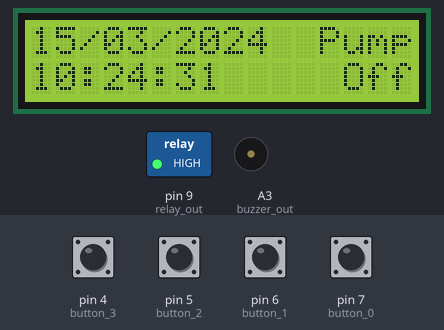
Bench run of a sketch on a simulated Arduino Uno, built with avr-gcc and run on an emulated ATmega328P. Parts: 16×2 character LCD, switched loads named in the sketch (green lamp = pin HIGH), buzzer (waves = sounding, pin HIGH). Inputs (shaded band) come from the test bench; at power-on: pin 4 (button_3), pin 5 (button_2), pin 6 (button_1), pin 7 (button_0) LOW. The local clock reads 2024-03-15 10:24:30 at power-on unless the sketch sets it; EEPROM starts erased.

Above: at 1.6 s.
1.7 s: pin 4 (button_3) pulled HIGH for 0.15 s
At 2.2 s:
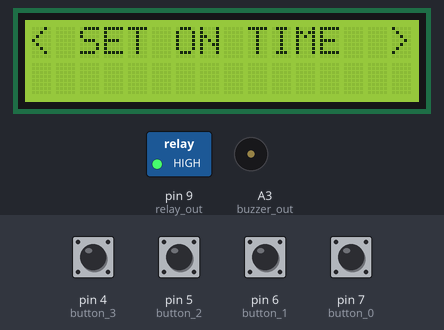
3.3 s: pin 6 (button_1) pulled HIGH for 0.15 s
At 4.5 s:
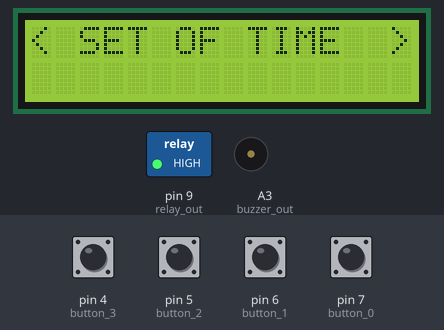
4.9 s: pin 4 (button_3) pulled HIGH for 1 s
At 6.2 s:
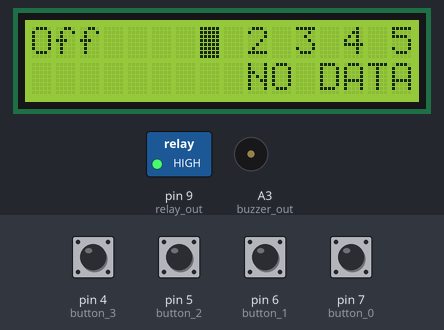
7.4 s: pin 4 (button_3) pulled HIGH for 0.15 s
At 8.1 s:
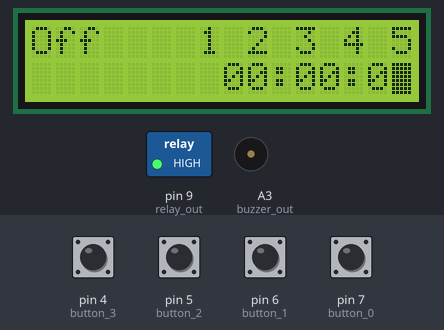
9.0 s: pin 7 (button_0) pulled HIGH for 0.15 s
At 10.2 s:
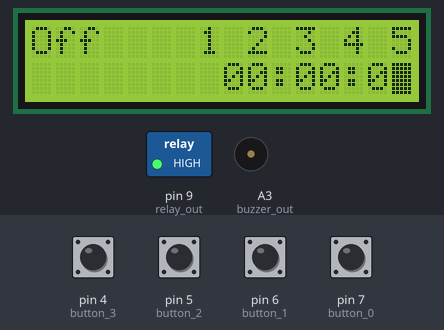
10.6 s: pin 7 (button_0) pulled HIGH for 1 s
At 11.6 s:
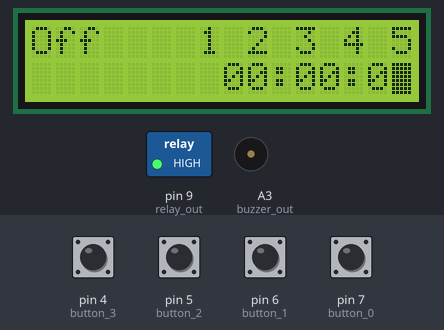
Timing chart, 0 to 13.6 s (numbered marks = the images above; inputs shaded):
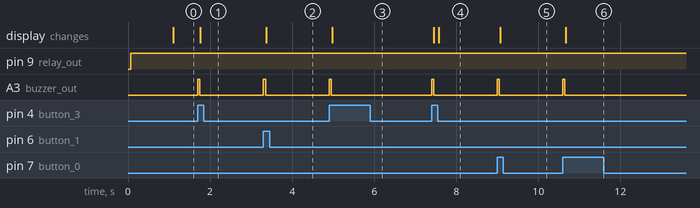

The sketch:

final_I.ino
```cpp
#include "Setup.h"

void timer_isr();

int button_pin[] = {
  button_0, button_1, button_2, button_3
};
bool last_state[] = {0, 0, 0, 0};
unsigned long last_pressed[] = {0, 0, 0, 0};

void setup() {

  Serial.begin(9600);

  load_schedule();


  pinMode(button_0, INPUT);
  pinMode(button_1, INPUT);
  pinMode(button_2, INPUT);
  pinMode(button_3, INPUT);
  pinMode(relay_out, OUTPUT);
  pinMode(buzzer_out, OUTPUT);

  g_lcd.init();
  g_lcd.backlight();

  Timer1.initialize(1000000);
  Timer1.attachInterrupt(timer_isr);

  Rtc.Begin();

  RtcDateTime compiled = RtcDateTime(__DATE__, __TIME__);

  g_now = Rtc.GetDateTime();

  if (g_now < compiled) {
    Rtc.SetDateTime(compiled);
  }

  refresh_screen();

}
unsigned long last_interact = 0;


void loop() {

  if (g_state == Home_screen) {
    display_home_screen();
  }
  else if (g_state == Menu_screen) {
    display_menu_screen();
  }
  else {

  }

  for (int i = 0; i < 4; i++) {

    bool current_state = digitalRead(button_pin[i]);

    unsigned long current_time = millis();

    if (current_state == 1 &&
        last_state[i] == 0 &&
        (current_time - last_pressed[i] > 200)) {

      bip();
      g_lcd.clear();

      if (is_sleep) {
        is_sleep = 0;
        g_lcd.backlight();
      }
      else {
        if (g_state == Home_screen) {
          button_home_screen(i);
        }
        else if (g_state == Menu_screen) {
          button_menu_screen(i);
        }
        else if (g_state == Set_on_screen || g_state == Set_off_screen) {
          button_set_time_screen(i);
        }

        timer1_flag = true;
        refresh_screen();
        last_pressed[i] = current_time;

        last_interact = current_time;
      }
    }

    last_state[i] = current_state;
  }

  digitalWrite(relay_out, g_relay_state);
  if (is_sleep) {
    g_lcd.noBacklight();
    g_lcd.clear();
  }
}


void timer_isr() {
  timer1_flag = true;
}
```

Global.cpp
```cpp
#include "Global.h"
#include "Pin.h"
#include "Home_screen.h"
#include "Menu_screen.h"
#include "Set_time_screen.h"

enum Ui_state g_state = Home_screen;
int g_relay_state = 1;
RtcDateTime g_now;

long g_on_time[] = {-1, -1, -1, -1, -1,};
long g_off_time[] = {-1, -1, -1, -1, -1};

void save_schedule() {

  int address = 0;
  for (int i = 0; i < 5; i++) {
    EEPROM.put(address, g_on_time[i]);
    address += 4;   // long use 4 bytes (32 bit)
                    // or sizeof(long)
  }

  for (int i = 0; i < 5; i++) {
    EEPROM.put(address, g_off_time[i]);
    address += 4;
  }

}

void load_schedule() {

  int magic_number = EEPROM.read(255);
  if (magic_number != 100) {
    save_schedule();
    EEPROM.write(255, 100);
  }
  int address = 0;
  for (int i = 0; i < 5; i++) {
    EEPROM.get(address, g_on_time[i]);
    address += 4;
  }

  for (int i = 0; i < 5; i++) {
    EEPROM.get(address, g_off_time[i]);
    address += 4;
  }

}

void bip() {
  digitalWrite(buzzer_out, HIGH);
  delay(50);
  digitalWrite(buzzer_out, LOW);
}

unsigned long last_interact = 0;
bool is_sleep = 0;

LiquidCrystal_I2C g_lcd(0x27, 16, 2);

ThreeWire my_wire(rtc_dat, rtc_clk, rtc_rst);
RtcDS1302<ThreeWire> Rtc(my_wire);

volatile bool timer1_flag = false;

void refresh_screen() {

  if (g_state == Home_screen) {
    display_home_screen();
  }
  else if (g_state == Menu_screen) {
    display_menu_screen();
  }
  else if (g_state == Set_on_screen || g_state == Set_off_screen) {
    display_set_time_screen();
  }

}
```

Global.h
```cpp
#ifndef GLOBAL_H
#define GLOBAL_H

#include <ThreeWire.h>
#include <RtcDS1302.h>
#include <LiquidCrystal_I2C.h>
#include <EEPROM.h>

enum Ui_state {
  Home_screen,
  Menu_screen,
  Set_on_screen,
  Set_off_screen,
};

extern long g_on_time[];
extern long g_off_time[];

void load_schedule();
void save_schedule();
void bip();

extern unsigned long last_interact;
extern bool is_sleep;

extern enum Ui_state g_state;
extern int g_relay_state;

extern RtcDateTime g_now;
extern LiquidCrystal_I2C g_lcd;

extern ThreeWire my_wire;
extern RtcDS1302<ThreeWire> Rtc;

extern volatile bool timer1_flag;
void refresh_screen();

#endif
```

Home_screen.h
```cpp
#ifndef home_h
#define home_h

void display_home_screen();
void button_home_screen(int index);

#endif
```

Homescreen.cpp
```cpp
#include "Setup.h"
#include <stdio.h>

void button_home_screen(int index) {

  g_state = Menu_screen;

}

void display_home_screen() {

  if (timer1_flag) {

    g_now = Rtc.GetDateTime();

    g_lcd.setCursor(0, 0);

    char date[11];

    snprintf(date, sizeof(date), "%02u/%02u/%04u",
             (unsigned int)g_now.Day(),
             (unsigned int)g_now.Month(),
             (unsigned int)g_now.Year());

    g_lcd.print(date);

    g_lcd.setCursor(0, 1);

    char time[9];

    snprintf(time, sizeof(time), "%02u:%02u:%02u",
             (unsigned int)g_now.Hour(),
             (unsigned int)g_now.Minute(),
             (unsigned int)g_now.Second());

    g_lcd.print(time);

    g_lcd.setCursor(12, 0);
    g_lcd.print("Pump");

    g_lcd.setCursor(12, 1);
    if (g_relay_state == 0) {
      g_lcd.print("  On");
    }
    else {
      g_lcd.print(" Off");
    }

    long current_sod = (long)g_now.Hour() * 3600 + (long)g_now.Minute() * 60 + (long)g_now.Second();

    for (int i = 0; i < 5; i++) {
      if (current_sod == g_on_time[i]) {
        g_relay_state = 0;
        break;
      }
    }

    for (int i = 0; i < 5; i++) {
      if (current_sod == g_off_time[i]) {
        g_relay_state = 1;
        break;
      }
    }

    if (millis() - last_interact >= 5000) {
      is_sleep = 1;
    }

    timer1_flag = false;
  }

}
```

Menu_screen.cpp
```cpp
#include "Setup.h"
#include <stdio.h>

// index 0 = left
// index 1 = right
// index 2 = cancel
// index 3 = okay

char menu[3][20] = {"SET ON TIME", "SET OF TIME", "   MANUAL   "};
unsigned int menu_index = 0;

void button_menu_screen(int index) {

  if (index == 0) {
    menu_index = (menu_index - 1 + 3) % 3;
  }
  else if (index == 1) {
    menu_index = (menu_index + 1) % 3;
  }
  else if (index == 2) {
    g_state = Home_screen;
    timer1_flag = true;
  }
  else {
    if (menu_index == 0) {
      g_state = Set_on_screen;
    }
    else if (menu_index == 1) {
      g_state = Set_off_screen;
    }
    else {
      g_relay_state = !g_relay_state;
    }
  }

}

void display_menu_screen() {

  g_lcd.setCursor(0, 0);
  g_lcd.print('<');

  g_lcd.setCursor(15, 0);
  g_lcd.print('>');

  g_lcd.setCursor(2, 0);
  g_lcd.print(menu[menu_index]);

}
```

Menu_screen.h
```cpp
#ifndef menu_h
#define menu_h

void display_menu_screen();
void button_menu_screen(int index);

#endif
```

Pin.h
```cpp
#ifndef pin_h
#define pin_h


#define lcd_sda A4
#define lcd_scl A5

#define rtc_clk 12
#define rtc_dat 11
#define rtc_rst 10

#define relay_out 9

#define buzzer_out A3

#define button_0 7
#define button_1 6
#define button_2 5
#define button_3 4


#endif
```

Set_time_screen.cpp
```cpp
#include "Setup.h"

int slot_index = 0;
int is_editing = 0;
int editing_time[] = {0, 0, 0};   // hour, minute, second
int editing_index = 0;

void display_set_time_screen() {

  g_lcd.setCursor(0, 0);
  if (g_state == Set_on_screen) {
    g_lcd.print("On");
  }
  else {
    g_lcd.print("Off");
  }

  g_lcd.setCursor(7, 0);
  g_lcd.print("1");

  g_lcd.setCursor(9, 0);
  g_lcd.print("2");

  g_lcd.setCursor(11, 0);
  g_lcd.print("3");

  g_lcd.setCursor(13, 0);
  g_lcd.print("4");

  g_lcd.setCursor(15, 0);
  g_lcd.print("5");

  if (is_editing) {
    char time[16];
    sprintf(time, "%02u:%02u:%02u", editing_time[0], editing_time[1], editing_time[2]);
    g_lcd.setCursor(8, 1);
    g_lcd.print(time);
  }
  else {
    long current_time;
    if (g_state == Set_on_screen) {
      current_time = g_on_time[slot_index];
    }
    else {
      current_time = g_off_time[slot_index];
    }
    if (current_time < 0) {
      g_lcd.setCursor(9, 1);
      g_lcd.print("NO DATA");
    }
    else {
      int hour = current_time / 3600;
      int minute = (current_time / 60) % 60;
      int second = current_time % 60;

      char time[16];
      sprintf(time, "%02u:%02u:%02u", hour, minute, second);
      g_lcd.setCursor(8, 1);
      g_lcd.print(time);
    }
  }

  if (is_editing) {
    if (editing_index == 0) {
      g_lcd.setCursor(15, 1);
    }
    else if (editing_index == 1) {
      g_lcd.setCursor(14, 1);
    }
    else if (editing_index == 2) {
      g_lcd.setCursor(12, 1);
    }
    else if (editing_index == 3) {
      g_lcd.setCursor(11, 1);
    }
    else if (editing_index == 4) {
      g_lcd.setCursor(9, 1);
    }
    else if (editing_index == 5) {
      g_lcd.setCursor(8, 1);
    }
  }
  else {
    g_lcd.setCursor(slot_index * 2 + 7, 0);
    g_lcd.blink();
  }

}

void increment(int &value, int max_value, int digit) {
  int current_digit = (value / digit) % 10;
  if (current_digit >= max_value) {
    value = value - (max_value * digit);
  }
  else {
    value += digit;
  }
}

void decrement(int &value, int max_value, int digit) {
  int current_digit = (value / digit) % 10;
  if (current_digit == 0) {
    value += (max_value * digit);
  }
  else {
    value -= digit;
  }
}

void button_set_time_screen(int index) {

  if (index == 1) {

    if (is_editing) {

      if (editing_index == 0) {
        increment(editing_time[2], 9, 1);
      }

      else if (editing_index == 1) {
        increment(editing_time[2], 5, 10);
      }

      else if (editing_index == 2) {
        increment(editing_time[1], 9, 1);
      }

      else if (editing_index == 3) {
        increment(editing_time[1], 5, 10);
      }

      else if (editing_index == 4) {
        increment(editing_time[0], 9, 1);
      }

      else if (editing_index == 5) {
        if (editing_time[0] % 10 > 3) {
          increment(editing_time[0], 1, 10);
        }
        else {
          increment(editing_time[0], 2, 10);
        }
      }
    }
    else {
      slot_index = (slot_index - 1 + 5) % 5;
    }
  }
  else if (index == 0) {
    if (is_editing) {
      if (editing_index == 0) {
        decrement(editing_time[2], 9, 1);
      }

      else if (editing_index == 1) {
        decrement(editing_time[2], 5, 10);
      }

      else if (editing_index == 2) {
        decrement(editing_time[1], 9, 1);
      }

      else if (editing_index == 3) {
       decrement(editing_time[1], 5, 10);
      }

      else if (editing_index == 4) {
        decrement(editing_time[0], 9, 1);
      }

      else if (editing_index == 5) {
        if (editing_time[0] % 10 > 3) {
          decrement(editing_time[0], 1, 10);
        }
        else {
          decrement(editing_time[0], 2, 10);
        }
      }
    }
    else {
      slot_index = (slot_index + 1) % 5;
    }
  }
  else if (index == 2) {
    if (is_editing) {
      is_editing = 0;
    }
    else {
      g_state = Menu_screen;
      slot_index = 0;
      g_lcd.noBlink();
    }
  }
  else {
    if (!is_editing) {

      unsigned long start_time_stamp =  millis();
      unsigned long last_time_stamp = 0;
      bool is_long_pressed = 0;

      g_lcd.clear();
      g_lcd.noBlink();

      while (digitalRead(button_3) == 1) {
        unsigned long current_time_stamp = millis();

        if (current_time_stamp - start_time_stamp > 300) {
          g_lcd.setCursor(0, 0);
          g_lcd.print("Deleting...");
          g_lcd.setCursor(0, 1);
          g_lcd.print("[");
          g_lcd.setCursor(15, 1);
          g_lcd.print("]");

          int cursor_pos = (current_time_stamp - (start_time_stamp + 300)) / (2000 / 14);
          g_lcd.setCursor(cursor_pos + 1, 1);
          g_lcd.print("=");
        }

        if (current_time_stamp - start_time_stamp >= 2300) {
          is_long_pressed = 1;
          break;
        }

        last_time_stamp = current_time_stamp;
      }

      g_lcd.clear();
      g_lcd.blink();

      if (is_long_pressed) {
        if (g_state == Set_on_screen) {
          g_on_time[slot_index] = -1;
        }
        else {
          g_off_time[slot_index] = -1;
        }
      }

      if (last_time_stamp - start_time_stamp < 300) {
        is_editing = 1;
        editing_index = 0;
        long now_time;

        if (g_state == Set_on_screen) {
          now_time = g_on_time[slot_index];
        }
        else {
          now_time = g_off_time[slot_index];
        }

        if (now_time < 0) {
          editing_time[0] = 0;
          editing_time[1] = 0;
          editing_time[2] = 0;
        }
        else {
          editing_time[0] = now_time / 3600;
          editing_time[1] = (now_time / 60) % 60;
          editing_time[2] = now_time % 60;
      }
    }

    }
    else {
      editing_index++;
      if (editing_index == 6) {
        is_editing = 0;

        if (g_state == Set_on_screen) {
          g_on_time[slot_index] = (long)editing_time[0] * 3600 + (long)editing_time[1] * 60 + (long)editing_time[2];
        }
        else {
          g_off_time[slot_index] = (long)editing_time[0] * 3600 + (long)editing_time[1] * 60 + (long)editing_time[2];
        }

        slot_index = (slot_index + 1) % 5;
      }
    }
  }

}
```

Set_time_screen.h
```cpp
#ifndef set_time_h
#define set_time_h

void display_set_time_screen();
void button_set_time_screen(int index);

#endif
```

Setup.h
```cpp
#ifndef SETUP_H
#define SETUP_H

#include <Arduino.h>
#include <ThreeWire.h>
#include <RtcDS1302.h>
#include <TimerOne.h>
#include <Wire.h>
#include <LiquidCrystal_I2C.h>

#include "Pin.h"
#include "Global.h"
#include "Home_screen.h"
#include "Menu_screen.h"
#include "Set_time_screen.h"

#endif
```

Measured:
- after the input at 1.7 s, A3 (buzzer_out): LOW → HIGH at once, → LOW 0.05 s later; the display: changes after 0.07 s (image 1)
- after the input at 3.3 s, A3 (buzzer_out): LOW → HIGH at once, → LOW 0.05 s later; the display: changes after 0.07 s (image 2)
- after the input at 4.9 s, A3 (buzzer_out): LOW → HIGH at once, → LOW 0.05 s later; the display: changes after 0.08 s (image 3)
- after the input at 7.4 s, A3 (buzzer_out): LOW → HIGH at once, → LOW 0.05 s later; the display: first changes after 0.06 s (image 4 shows a later state)
- after the input at 9.0 s, A3 (buzzer_out): LOW → HIGH at once, → LOW 0.05 s later
- after the input at 10.6 s, A3 (buzzer_out): LOW → HIGH at once, → LOW 0.05 s later
